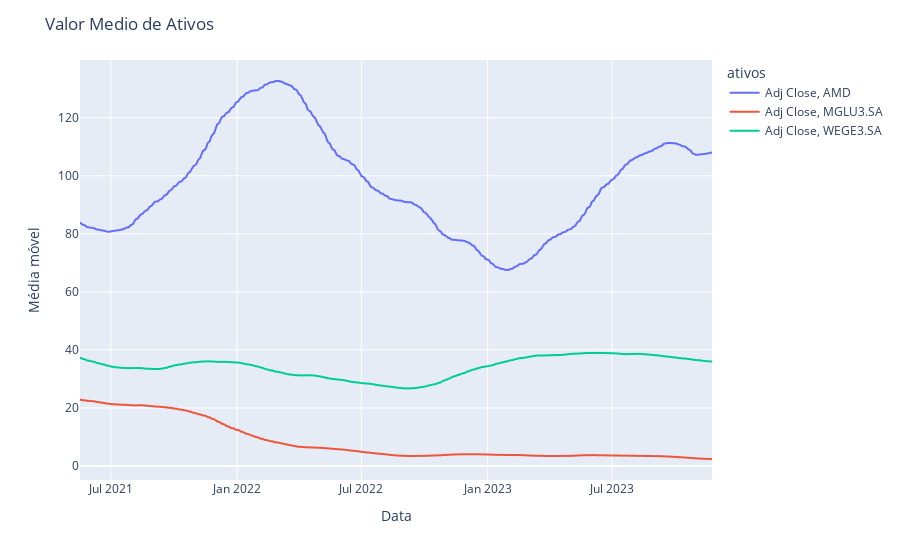
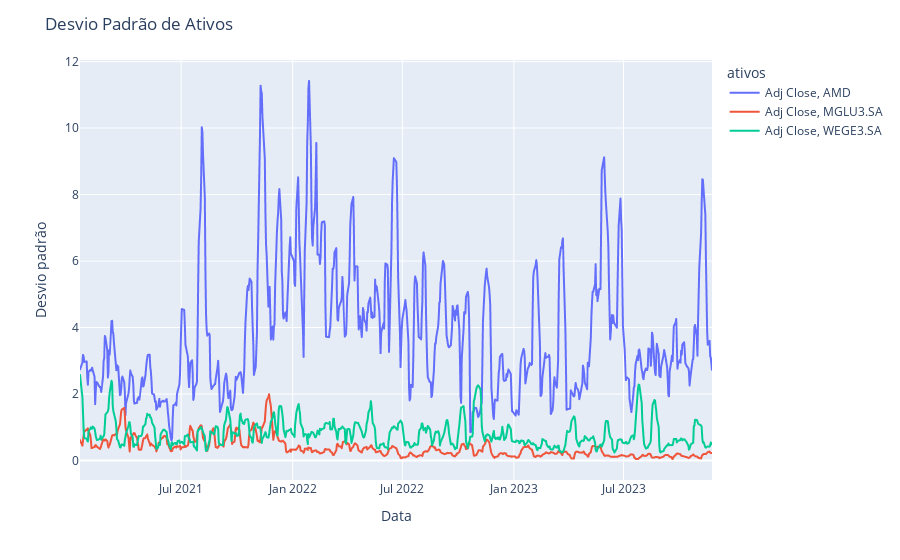

These figures' notebook cell, in order:
### Code cell
#Gráfico dos valores médios de ativos
fig_1 = px.line(data_med_graf, x= "data", y="media movel", color='ativos')
fig_1.update_layout(title='Valor Medio de Ativos')
fig_1.update_xaxes(title_text="Data")
fig_1.update_yaxes(title_text="Média móvel")

#Gráfico do desvio padrão de ativos
fig_2 = px.line(data_desv_graf, x= "data", y="desvio padrao", color='ativos')
fig_2.update_layout(title='Desvio Padrão de Ativos')
fig_2.update_xaxes(title_text="Data")
fig_2.update_yaxes(title_text="Desvio padrão")

fig_1.show()
fig_2.show()

### Figure 1 — Plotly figure (JSON) as saved in the notebook; plotly's stock layout.template omitted (floating-point values rounded to 4 significant figures; data arrays with more than 128 entries replaced by an {"elided": "..."} marker saying what was removed)
{"data": [{"hovertemplate": "ativos=Adj Close, AMD<br>data=%{x}<br>media movel=%{y}<extra></extra>", "legendgroup": "Adj Close, AMD", "line": {"color": "#636efa", "dash": "solid"}, "marker": {"symbol": "circle"}, "mode": "lines", "name": "Adj Close, AMD", "showlegend": true, "type": "scattergl", "x": {"elided": "613 str values"}, "xaxis": "x", "y": {"elided": "613 float values"}, "yaxis": "y"}, {"hovertemplate": "ativos=Adj Close, MGLU3.SA<br>data=%{x}<br>media movel=%{y}<extra></extra>", "legendgroup": "Adj Close, MGLU3.SA", "line": {"color": "#EF553B", "dash": "solid"}, "marker": {"symbol": "circle"}, "mode": "lines", "name": "Adj Close, MGLU3.SA", "showlegend": true, "type": "scattergl", "x": {"elided": "613 str values"}, "xaxis": "x", "y": {"elided": "613 float values"}, "yaxis": "y"}, {"hovertemplate": "ativos=Adj Close, WEGE3.SA<br>data=%{x}<br>media movel=%{y}<extra></extra>", "legendgroup": "Adj Close, WEGE3.SA", "line": {"color": "#00cc96", "dash": "solid"}, "marker": {"symbol": "circle"}, "mode": "lines", "name": "Adj Close, WEGE3.SA", "showlegend": true, "type": "scattergl", "x": {"elided": "613 str values"}, "xaxis": "x", "y": {"elided": "613 float values"}, "yaxis": "y"}], "layout": {"legend": {"title": {"text": "ativos"}, "tracegroupgap": 0}, "margin": {"t": 60}, "title": {"text": "Valor Medio de Ativos"}, "xaxis": {"anchor": "y", "domain": [0, 1], "title": {"text": "Data"}}, "yaxis": {"anchor": "x", "domain": [0, 1], "title": {"text": "Média móvel"}}}}

### Figure 2 — Plotly figure (JSON) as saved in the notebook; plotly's stock layout.template omitted (floating-point values rounded to 4 significant figures; data arrays with more than 128 entries replaced by an {"elided": "..."} marker saying what was removed)
{"data": [{"hovertemplate": "ativos=Adj Close, AMD<br>data=%{x}<br>desvio padrao=%{y}<extra></extra>", "legendgroup": "Adj Close, AMD", "line": {"color": "#636efa", "dash": "solid"}, "marker": {"symbol": "circle"}, "mode": "lines", "name": "Adj Close, AMD", "showlegend": true, "type": "scattergl", "x": {"elided": "693 str values"}, "xaxis": "x", "y": {"elided": "693 float values"}, "yaxis": "y"}, {"hovertemplate": "ativos=Adj Close, MGLU3.SA<br>data=%{x}<br>desvio padrao=%{y}<extra></extra>", "legendgroup": "Adj Close, MGLU3.SA", "line": {"color": "#EF553B", "dash": "solid"}, "marker": {"symbol": "circle"}, "mode": "lines", "name": "Adj Close, MGLU3.SA", "showlegend": true, "type": "scattergl", "x": {"elided": "693 str values"}, "xaxis": "x", "y": {"elided": "693 float values"}, "yaxis": "y"}, {"hovertemplate": "ativos=Adj Close, WEGE3.SA<br>data=%{x}<br>desvio padrao=%{y}<extra></extra>", "legendgroup": "Adj Close, WEGE3.SA", "line": {"color": "#00cc96", "dash": "solid"}, "marker": {"symbol": "circle"}, "mode": "lines", "name": "Adj Close, WEGE3.SA", "showlegend": true, "type": "scattergl", "x": {"elided": "693 str values"}, "xaxis": "x", "y": {"elided": "693 float values"}, "yaxis": "y"}], "layout": {"legend": {"title": {"text": "ativos"}, "tracegroupgap": 0}, "margin": {"t": 60}, "title": {"text": "Desvio Padrão de Ativos"}, "xaxis": {"anchor": "y", "domain": [0, 1], "title": {"text": "Data"}}, "yaxis": {"anchor": "x", "domain": [0, 1], "title": {"text": "Desvio padrão"}}}}
